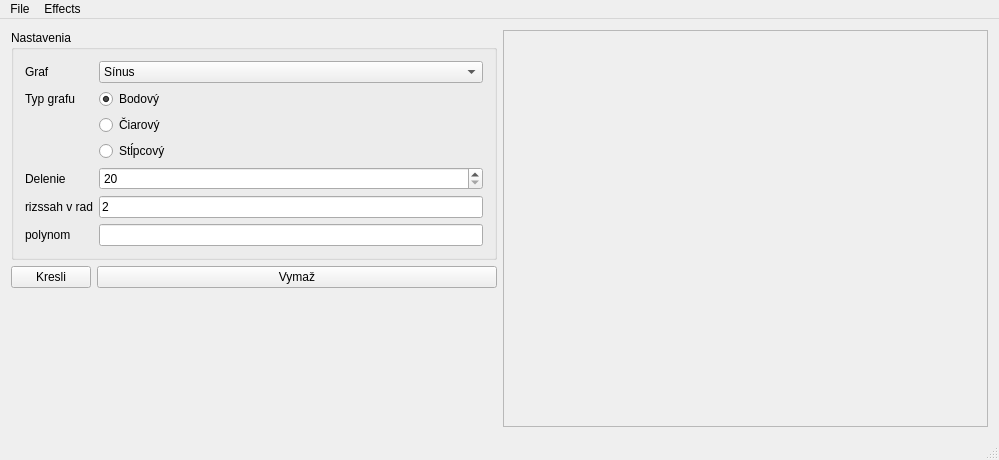
<?xml version="1.0" encoding="UTF-8"?>
<ui version="4.0">
 <class>MyPainterClass</class>
 <widget class="QMainWindow" name="MyPainterClass">
  <property name="geometry">
   <rect>
    <x>0</x>
    <y>0</y>
    <width>999</width>
    <height>460</height>
   </rect>
  </property>
  <property name="windowTitle">
   <string>MyPainter</string>
  </property>
  <widget class="QWidget" name="centralWidget">
   <layout class="QVBoxLayout" name="verticalLayout">
    <item>
     <layout class="QHBoxLayout" name="horizontalLayout">
      <item>
       <layout class="QVBoxLayout" name="verticalLayout_2">
        <property name="leftMargin">
         <number>0</number>
        </property>
        <item>
         <widget class="QGroupBox" name="groupBox">
          <property name="title">
           <string>Nastavenia</string>
          </property>
          <layout class="QFormLayout" name="formLayout">
           <item row="0" column="0">
            <widget class="QLabel" name="label">
             <property name="text">
              <string>Graf</string>
             </property>
            </widget>
           </item>
           <item row="0" column="1">
            <widget class="QComboBox" name="comboBox">
             <item>
              <property name="text">
               <string>Sínus</string>
              </property>
             </item>
             <item>
              <property name="text">
               <string>Kosínus</string>
              </property>
             </item>
             <item>
              <property name="text">
               <string>Tangens</string>
              </property>
             </item>
             <item>
              <property name="text">
               <string>Kotangens</string>
              </property>
             </item>
             <item>
              <property name="text">
               <string>polynom</string>
              </property>
             </item>
            </widget>
           </item>
           <item row="1" column="0">
            <widget class="QLabel" name="label_2">
             <property name="text">
              <string>Typ grafu</string>
             </property>
            </widget>
           </item>
           <item row="1" column="1">
            <widget class="QRadioButton" name="radioButton">
             <property name="text">
              <string>Bodový</string>
             </property>
             <property name="checked">
              <bool>true</bool>
             </property>
            </widget>
           </item>
           <item row="2" column="1">
            <widget class="QRadioButton" name="radioButton_2">
             <property name="text">
              <string>Čiarový</string>
             </property>
            </widget>
           </item>
           <item row="3" column="1">
            <widget class="QRadioButton" name="radioButton_3">
             <property name="text">
              <string>Stĺpcový</string>
             </property>
            </widget>
           </item>
           <item row="4" column="0">
            <widget class="QLabel" name="label_3">
             <property name="text">
              <string>Delenie</string>
             </property>
            </widget>
           </item>
           <item row="4" column="1">
            <widget class="QSpinBox" name="spinBox">
             <property name="minimum">
              <number>20</number>
             </property>
             <property name="maximum">
              <number>500</number>
             </property>
            </widget>
           </item>
           <item row="5" column="0">
            <widget class="QLabel" name="label_5">
             <property name="text">
              <string>rizssah v rad</string>
             </property>
            </widget>
           </item>
           <item row="6" column="1">
            <widget class="QLineEdit" name="lineEdit_2"/>
           </item>
           <item row="6" column="0">
            <widget class="QLabel" name="label_4">
             <property name="text">
              <string>polynom</string>
             </property>
            </widget>
           </item>
           <item row="5" column="1">
            <widget class="QLineEdit" name="lineEdit">
             <property name="text">
              <string>2</string>
             </property>
            </widget>
           </item>
          </layout>
         </widget>
        </item>
        <item>
         <layout class="QFormLayout" name="formLayout_2">
          <property name="bottomMargin">
           <number>0</number>
          </property>
          <item row="0" column="0">
           <widget class="QPushButton" name="pushButton">
            <property name="text">
             <string>Kresli</string>
            </property>
           </widget>
          </item>
          <item row="0" column="1">
           <widget class="QPushButton" name="pushButton_2">
            <property name="text">
             <string>Vymaž</string>
            </property>
           </widget>
          </item>
         </layout>
        </item>
        <item>
         <spacer name="verticalSpacer">
          <property name="orientation">
           <enum>Qt::Vertical</enum>
          </property>
          <property name="sizeHint" stdset="0">
           <size>
            <width>20</width>
            <height>40</height>
           </size>
          </property>
         </spacer>
        </item>
       </layout>
      </item>
      <item>
       <widget class="QScrollArea" name="scrollArea">
        <property name="verticalScrollBarPolicy">
         <enum>Qt::ScrollBarAsNeeded</enum>
        </property>
        <property name="horizontalScrollBarPolicy">
         <enum>Qt::ScrollBarAsNeeded</enum>
        </property>
        <property name="widgetResizable">
         <bool>true</bool>
        </property>
        <widget class="QWidget" name="scrollAreaWidgetContents_3">
         <property name="geometry">
          <rect>
           <x>0</x>
           <y>0</y>
           <width>484</width>
           <height>397</height>
          </rect>
         </property>
        </widget>
       </widget>
      </item>
     </layout>
    </item>
   </layout>
  </widget>
  <widget class="QMenuBar" name="menuBar">
   <property name="geometry">
    <rect>
     <x>0</x>
     <y>0</y>
     <width>999</width>
     <height>21</height>
    </rect>
   </property>
   <widget class="QMenu" name="menuFile">
    <property name="title">
     <string>File</string>
    </property>
    <addaction name="actionNew"/>
    <addaction name="actionOpen"/>
    <addaction name="actionSave"/>
   </widget>
   <widget class="QMenu" name="menuEffects">
    <property name="title">
     <string>Effects</string>
    </property>
    <addaction name="actionClear"/>
   </widget>
   <addaction name="menuFile"/>
   <addaction name="menuEffects"/>
  </widget>
  <widget class="QStatusBar" name="statusBar"/>
  <action name="actionOpen">
   <property name="text">
    <string>Open</string>
   </property>
  </action>
  <action name="actionSave">
   <property name="text">
    <string>Save</string>
   </property>
  </action>
  <action name="actionClear">
   <property name="text">
    <string>Clear</string>
   </property>
  </action>
  <action name="actionNew">
   <property name="text">
    <string>New</string>
   </property>
  </action>
 </widget>
 <layoutdefault spacing="6" margin="11"/>
 <resources>
  <include location="mypainter.qrc"/>
 </resources>
 <connections>
  <connection>
   <sender>actionOpen</sender>
   <signal>triggered()</signal>
   <receiver>MyPainterClass</receiver>
   <slot>ActionOpen()</slot>
   <hints>
    <hint type="sourcelabel">
     <x>-1</x>
     <y>-1</y>
    </hint>
    <hint type="destinationlabel">
     <x>299</x>
     <y>199</y>
    </hint>
   </hints>
  </connection>
  <connection>
   <sender>actionSave</sender>
   <signal>triggered()</signal>
   <receiver>MyPainterClass</receiver>
   <slot>ActionSave()</slot>
   <hints>
    <hint type="sourcelabel">
     <x>-1</x>
     <y>-1</y>
    </hint>
    <hint type="destinationlabel">
     <x>299</x>
     <y>199</y>
    </hint>
   </hints>
  </connection>
  <connection>
   <sender>actionClear</sender>
   <signal>triggered()</signal>
   <receiver>MyPainterClass</receiver>
   <slot>EffectClear()</slot>
   <hints>
    <hint type="sourcelabel">
     <x>-1</x>
     <y>-1</y>
    </hint>
    <hint type="destinationlabel">
     <x>299</x>
     <y>199</y>
    </hint>
   </hints>
  </connection>
  <connection>
   <sender>actionNew</sender>
   <signal>triggered()</signal>
   <receiver>MyPainterClass</receiver>
   <slot>ActionNew()</slot>
   <hints>
    <hint type="sourcelabel">
     <x>-1</x>
     <y>-1</y>
    </hint>
    <hint type="destinationlabel">
     <x>306</x>
     <y>246</y>
    </hint>
   </hints>
  </connection>
  <connection>
   <sender>pushButton</sender>
   <signal>clicked()</signal>
   <receiver>MyPainterClass</receiver>
   <slot>KresliClicked()</slot>
   <hints>
    <hint type="sourcelabel">
     <x>63</x>
     <y>194</y>
    </hint>
    <hint type="destinationlabel">
     <x>56</x>
     <y>270</y>
    </hint>
   </hints>
  </connection>
  <connection>
   <sender>pushButton_2</sender>
   <signal>clicked()</signal>
   <receiver>MyPainterClass</receiver>
   <slot>EffectClear()</slot>
   <hints>
    <hint type="sourcelabel">
     <x>205</x>
     <y>205</y>
    </hint>
    <hint type="destinationlabel">
     <x>117</x>
     <y>301</y>
    </hint>
   </hints>
  </connection>
 </connections>
 <slots>
  <slot>ActionOpen()</slot>
  <slot>ActionSave()</slot>
  <slot>EffectClear()</slot>
  <slot>ActionNew()</slot>
  <slot>KresliClicked()</slot>
 </slots>
</ui>
